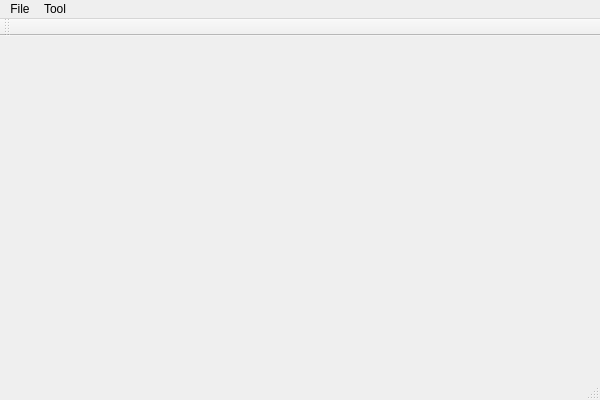
<?xml version="1.0" encoding="UTF-8"?>
<ui version="4.0">
 <class>MainWindowClass</class>
 <widget class="QMainWindow" name="MainWindowClass">
  <property name="geometry">
   <rect>
    <x>0</x>
    <y>0</y>
    <width>600</width>
    <height>400</height>
   </rect>
  </property>
  <property name="windowTitle">
   <string>MainWindow</string>
  </property>
  <widget class="QWidget" name="centralWidget"/>
  <widget class="QMenuBar" name="menuBar">
   <property name="geometry">
    <rect>
     <x>0</x>
     <y>0</y>
     <width>600</width>
     <height>21</height>
    </rect>
   </property>
   <widget class="QMenu" name="menuFile">
    <property name="title">
     <string>File</string>
    </property>
    <addaction name="actionOpen"/>
    <addaction name="separator"/>
    <addaction name="actionExit"/>
   </widget>
   <widget class="QMenu" name="menuTool">
    <property name="title">
     <string>Tool</string>
    </property>
    <addaction name="actionRectify"/>
   </widget>
   <addaction name="menuFile"/>
   <addaction name="menuTool"/>
  </widget>
  <widget class="QToolBar" name="mainToolBar">
   <attribute name="toolBarArea">
    <enum>TopToolBarArea</enum>
   </attribute>
   <attribute name="toolBarBreak">
    <bool>false</bool>
   </attribute>
  </widget>
  <widget class="QStatusBar" name="statusBar"/>
  <action name="actionOpen">
   <property name="text">
    <string>Open</string>
   </property>
  </action>
  <action name="actionExit">
   <property name="text">
    <string>Exit</string>
   </property>
  </action>
  <action name="actionRectify">
   <property name="text">
    <string>Rectify</string>
   </property>
  </action>
 </widget>
 <layoutdefault spacing="6" margin="11"/>
 <resources>
  <include location="MainWindow.qrc"/>
 </resources>
 <connections/>
</ui>
